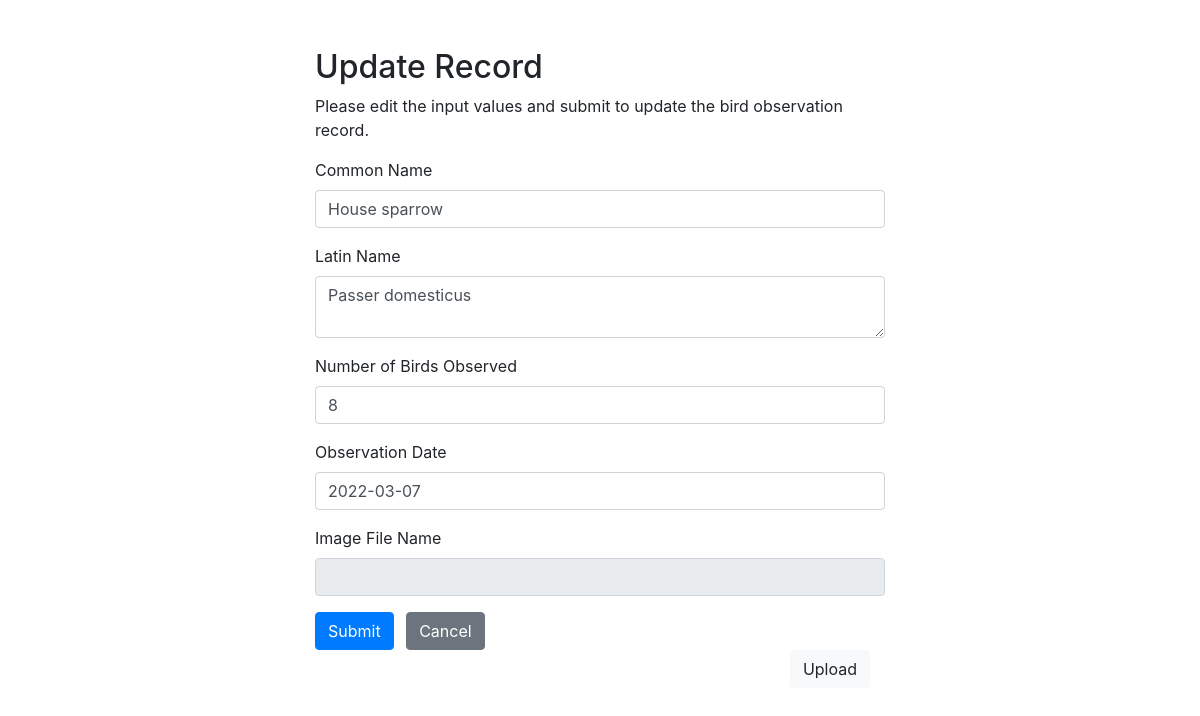
Page /update.php?bird_id=3 on the committed database.
### tables this page shows
CREATE TABLE IF NOT EXISTS local_birds (
  bird_id         int(11)       NOT NULL AUTO_INCREMENT,
  common_name     varchar(45)   NOT NULL,
  latin_name      varchar(45)   NOT NULL,
  number_of_birds int(11)       NOT NULL,      
  date_observed   date          NOT NULL,
  img             varchar(200)  NULL,
  PRIMARY KEY (bird_id)
);

### dao/abstractDAO.php (called while the page is built, shortened)
<?php
class abstractDAO {
    protected static $DB_HOST = "localhost";
    protected static $DB_PORT = 3306;
    protected static $DB_USERNAME = "appuser";
    protected static $DB_PASSWORD = "password";
    protected static $DB_DATABASE = "birdwatching";
    function __construct() {
        try{
            $this->mysqli = new mysqli(self::$DB_HOST, self::$DB_USERNAME,
                self::$DB_PASSWORD, self::$DB_DATABASE, self::$DB_PORT);
        }catch(mysqli_sql_exception $e){
            throw $e;
        }
    }
}
?>

### dao/birdDAO.php (called while the page is built, shortened)
<?php
require_once('abstractDAO.php');
require_once('./model/bird.php');
class birdDAO extends abstractDAO {
    public function getBird($bird_id) {
        $query = 'SELECT * FROM local_birds WHERE bird_id = ?';
        $stmt = $this->mysqli->prepare($query);
        $stmt->bind_param('i', $bird_id);
        $stmt->execute();
        $result = $stmt->get_result();
        if($result->num_rows == 1){
            $temp = $result->fetch_assoc();
            $bird = new bird($temp['bird_id'],$temp['common_name'], $temp['latin_name'], $temp['number_of_birds'], $temp['date_observed'], $temp['img']);
            return $bird;
        }
        return false;
    }
}
?>

### model/bird.php (called while the page is built, shortened)
<?php
	class Bird{
		private $common_name;
		private $latin_name;
		private $number_of_birds;
		private $date_observed;
		private $img;
		public function getCommonName() {
			return $this->common_name;
		}
		public function setCommonName($c_name) {
			$this->common_name = $c_name;
		}
		public function getLatinName() {
			return $this->latin_name;
		}
		public function setLatinName($l_name) {
			$this->latin_name = $l_name;
		}
		public function getNumberOfBirds(){
			return $this->number_of_birds;
		}
		public function setNumberOfBirds($new_num) {
			$this->number_of_birds = $new_num;
		}
		public function getDateObserved() {
			return $this->date_observed;
		}
		public function setDateObserved($new_date) {
			$this->date_observed = $new_date;
		}
		public function getImage() {
			return $this->img;
		}
		public function setImage($new_img) {
			$this->img = $new_img;
		}
	}
?>

### update.php (the view, shortened to what this page needs)
<?php
require_once('./dao/birdDAO.php');
$common_name = $latin_name = $number_of_birds = $date_observed = $img = "";
$common_name_err = $latin_name_err = $number_of_birds_err = $date_observed_err = "";
$birdDAO = new birdDAO();
if(isset($_POST["bird_id"]) && !empty($_POST["bird_id"])) {
    $bird_id = $_POST["bird_id"];
    $input_common_name = trim($_POST["common_name"]);
    if(empty($input_common_name)) {
        $common_name_err = "Please enter the bird's common name.";
    } elseif(!filter_var($input_common_name, FILTER_VALIDATE_REGEXP, array("options"=>array("regexp"=>"/^[a-zA-Z\s]+$/")))){
        $name_err = "Please enter a valid name.";
    } else{
        $common_name = $input_common_name;
    }
    $input_latin_name = trim($_POST["latin_name"]);
    if(empty($input_latin_name)) {
        $latin_name_err = "Please enter the bird's latin name.";
    } elseif(!filter_var($input_latin_name, FILTER_VALIDATE_REGEXP, array("options"=>array("regexp"=>"/^[a-zA-Z\s]+$/")))){
        $latin_name_err = "Please enter a valid name.";
    } else {
        $latin_name = $input_latin_name;
    }
    $input_bird_number = trim($_POST["number_of_birds"]);
    if(empty($input_bird_number)) {
        $number_of_birds_err = "Please enter the number of birds observed.";
    } elseif(!ctype_digit($input_bird_number)) {
        $number_of_birds_err = "Please enter a number greater than 0.";
    } else {
        $number_of_birds = $input_bird_number;
    }
    $input_date = trim($_POST["date_observed"]);
    $input_date_formatted = new DateTime($input_date);
    $current_date = new DateTime("now");
    if(empty($input_date)) {
        $date_observed_err = "Please enter the observation date.";
    } elseif($input_date_formatted > $current_date) {
        $date_observed_err = "Please enter a past date. Cannot enter a future bird observation.";
    } else {
        $date_observed = $input_date;
    }
    $uploaded_image = trim($_POST["image"]);
    if(empty($uploaded_image)) {
        $img = NULL;
    } else {
        $img = $uploaded_image;
    }
    if(empty($common_name_err) && empty($latin_name_err) && empty($number_of_birds_err) && empty($date_observed_err)){
        $bird = new Bird($bird_id, $common_name, $latin_name, $number_of_birds, $date_observed, $img);
        $result = $birdDAO->updateBird($bird);
        echo '<br><h6 style="text-align:center">' . $result . '</h6>';
        header( "refresh:2; url=index.php" );
        $birdDAO->getMysqli()->close();
    }
} else {
    if(isset($_GET["bird_id"]) && !empty(trim($_GET["bird_id"]))) {
        $bird_id =  trim($_GET["bird_id"]);
        $bird = $birdDAO->getBird($bird_id);
        if($bird) {
            $common_name = $bird->getCommonName();
            $latin_name = $bird->getLatinName();
            $number_of_birds = $bird->getNumberOfBirds();
            $date_observed = $bird->getDateObserved();
            $img = $bird->getImage();
        } else {
            header("location: error.php");
            exit();
        }
    } else {
        header("location: error.php");
        exit();
    }
}
?>
 <!DOCTYPE html>
<html lang="en">
<head>
    <link rel="stylesheet" href="https://stackpath.bootstrapcdn.com/bootstrap/4.5.2/css/bootstrap.min.css">
</head>
<body>
    <div class="wrapper">
        <div class="container-fluid">
            <div class="row">
                <div class="col-md-12">
                    <h2 class="mt-5">Update Record</h2>
                    <p>Please edit the input values and submit to update the bird observation record.</p>
                    <form action="<?php echo htmlspecialchars(basename($_SERVER['REQUEST_URI'])); ?>" method="post">
                        <div class="form-group">
                            <label>Common Name</label>
                            <input type="text" name="common_name" class="form-control <?php echo (!empty($common_name_err)) ? 'is-invalid' : ''; ?>" value="<?php echo $common_name; ?>">
                        </div>
                        <div class="form-group">
                            <label>Latin Name</label>
                            <textarea name="latin_name" class="form-control <?php echo (!empty($latin_name_err)) ? 'is-invalid' : ''; ?>"><?php echo $latin_name; ?></textarea>
                        </div>
                        <div class="form-group">
                            <label>Number of Birds Observed</label>
                            <input type="text" name="number_of_birds" class="form-control <?php echo (!empty($number_of_birds_err)) ? 'is-invalid' : ''; ?>" value="<?php echo $number_of_birds; ?>">
                        </div>
                        <div class="form-group">
                            <label>Observation Date</label>
                            <input type="text" name="date_observed" class="form-control <?php echo (!empty($date_observed_err)) ? 'is-invalid' : ''; ?>" value="<?php echo $date_observed; ?>">
                        </div>
                        <div class="form-group">
                            <label>Image File Name</label>
                            <input type="text" name="image" id="imageName" class="form-control" value="<?php echo $img; ?>" readonly>
                        </div>
                        <input type="submit" class="btn btn-primary" value="Submit">
                        <a href="index.php" class="btn btn-secondary ml-2">Cancel</a>
                    </form>
                    <div class="container">
                        <div class="row justify-content-md-center">
                            <div class="col">
                                <div class="row">
                                    <div class="col">
                                        <button class="btn btn-light mb-3 float-right" data-toggle="modal" data-target="#uploadModal">Upload</button>
                                    </div>
                                </div>
                            </div>
                        </div>
                        </div>
                    </div>
                </div>
            </div>
        </div>
</body>
</html>

### update.php (style rules this page uses)
.wrapper { width: 600px; margin: 0 auto; }

### rows in the picture
local_birds: common_name "House sparrow", latin_name "Passer domesticus", number_of_birds "8", date_observed "2022-03-07"
